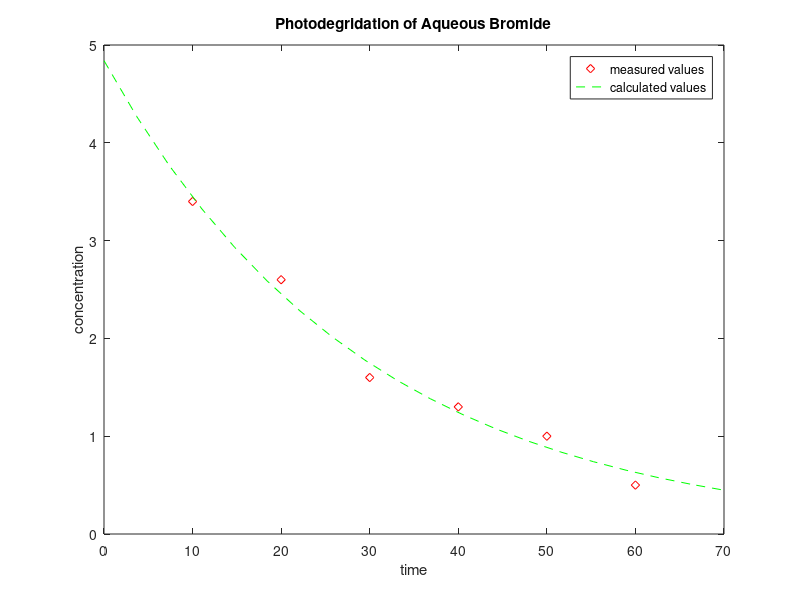

The MATLAB script that drew this image:
clear
close
clc
% Setup parameters
t=10:10:60;
c=[3.4 2.6 1.6 1.3 1.0 0.5];
t2=linspace(0,70,20);
c2=4.84*exp(-0.034.*t2);

% Add plots here
plot(t,c,'rd',t2,c2,'g--')
title('Photodegridation of Aqueous Bromide')
legend('measured values','calculated values')
ylabel('concentration')
xlabel('time')
